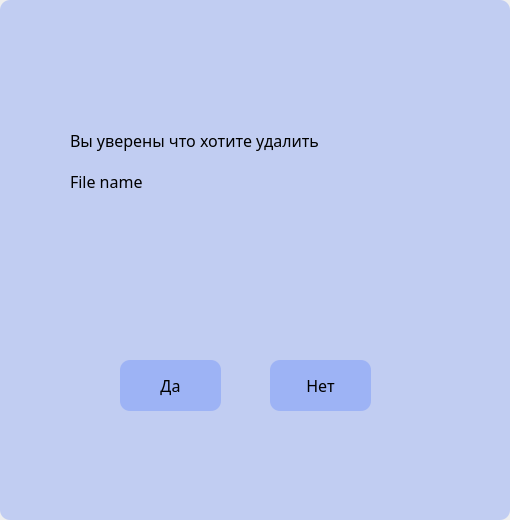
<?xml version="1.0" encoding="UTF-8"?>
<ui version="4.0">
 <class>Remove_box</class>
 <widget class="QWidget" name="Remove_box">
  <property name="geometry">
   <rect>
    <x>0</x>
    <y>0</y>
    <width>510</width>
    <height>520</height>
   </rect>
  </property>
  <property name="minimumSize">
   <size>
    <width>510</width>
    <height>520</height>
   </size>
  </property>
  <property name="maximumSize">
   <size>
    <width>510</width>
    <height>520</height>
   </size>
  </property>
  <property name="windowTitle">
   <string>Widget</string>
  </property>
  <property name="styleSheet">
   <string notr="true"/>
  </property>
  <widget class="QWidget" name="widget" native="true">
   <property name="geometry">
    <rect>
     <x>0</x>
     <y>0</y>
     <width>510</width>
     <height>520</height>
    </rect>
   </property>
   <property name="minimumSize">
    <size>
     <width>510</width>
     <height>520</height>
    </size>
   </property>
   <property name="maximumSize">
    <size>
     <width>510</width>
     <height>520</height>
    </size>
   </property>
   <property name="font">
    <font>
     <family>Noto Sans</family>
     <pointsize>12</pointsize>
     <italic>false</italic>
     <bold>false</bold>
    </font>
   </property>
   <property name="mouseTracking">
    <bool>true</bool>
   </property>
   <property name="whatsThis">
    <string>&lt;html&gt;&lt;head/&gt;&lt;body&gt;&lt;p&gt;dsf&lt;/p&gt;&lt;/body&gt;&lt;/html&gt;</string>
   </property>
   <property name="styleSheet">
    <string notr="true">background-color: rgba(30, 85, 255, 55);
font: 400 12pt &quot;Noto Sans&quot;;
border-radius: 10px;</string>
   </property>
   <widget class="QPushButton" name="yesButton">
    <property name="geometry">
     <rect>
      <x>120</x>
      <y>360</y>
      <width>101</width>
      <height>51</height>
     </rect>
    </property>
    <property name="text">
     <string>Да</string>
    </property>
   </widget>
   <widget class="QPushButton" name="nowButton">
    <property name="geometry">
     <rect>
      <x>270</x>
      <y>360</y>
      <width>101</width>
      <height>51</height>
     </rect>
    </property>
    <property name="text">
     <string>Нет</string>
    </property>
   </widget>
   <widget class="QLabel" name="label">
    <property name="geometry">
     <rect>
      <x>70</x>
      <y>120</y>
      <width>271</width>
      <height>41</height>
     </rect>
    </property>
    <property name="styleSheet">
     <string notr="true">background-color: rgba(255, 255, 255, 0);</string>
    </property>
    <property name="text">
     <string>Вы уверены что хотите удалить</string>
    </property>
    <property name="wordWrap">
     <bool>true</bool>
    </property>
   </widget>
   <widget class="QLabel" name="file_name">
    <property name="geometry">
     <rect>
      <x>70</x>
      <y>170</y>
      <width>371</width>
      <height>121</height>
     </rect>
    </property>
    <property name="styleSheet">
     <string notr="true">background-color: rgba(255, 255, 255, 0);</string>
    </property>
    <property name="text">
     <string>&lt;html&gt;&lt;head/&gt;&lt;body&gt;&lt;p align=&quot;justify&quot;&gt;File name&lt;/p&gt;&lt;/body&gt;&lt;/html&gt;</string>
    </property>
    <property name="alignment">
     <set>Qt::AlignmentFlag::AlignLeading|Qt::AlignmentFlag::AlignLeft|Qt::AlignmentFlag::AlignTop</set>
    </property>
    <property name="wordWrap">
     <bool>true</bool>
    </property>
   </widget>
  </widget>
 </widget>
 <resources/>
 <connections/>
</ui>
